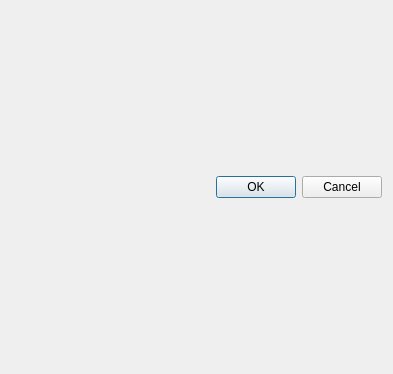
<?xml version="1.0" encoding="UTF-8"?>
<ui version="4.0">
 <class>SelectPartyDlg</class>
 <widget class="QDialog" name="SelectPartyDlg">
  <property name="geometry">
   <rect>
    <x>0</x>
    <y>0</y>
    <width>393</width>
    <height>374</height>
   </rect>
  </property>
  <property name="windowTitle">
   <string>Выбор субъекта</string>
  </property>
  <property name="windowIcon">
   <iconset theme="Team"/>
  </property>
  <layout class="QVBoxLayout" name="verticalLayout">
   <item>
    <widget class="QDialogButtonBox" name="buttonBox">
     <property name="orientation">
      <enum>Qt::Horizontal</enum>
     </property>
     <property name="standardButtons">
      <set>QDialogButtonBox::Cancel|QDialogButtonBox::Ok</set>
     </property>
    </widget>
   </item>
  </layout>
 </widget>
 <resources/>
 <connections>
  <connection>
   <sender>buttonBox</sender>
   <signal>accepted()</signal>
   <receiver>SelectPartyDlg</receiver>
   <slot>accept()</slot>
   <hints>
    <hint type="sourcelabel">
     <x>248</x>
     <y>254</y>
    </hint>
    <hint type="destinationlabel">
     <x>157</x>
     <y>274</y>
    </hint>
   </hints>
  </connection>
  <connection>
   <sender>buttonBox</sender>
   <signal>rejected()</signal>
   <receiver>SelectPartyDlg</receiver>
   <slot>reject()</slot>
   <hints>
    <hint type="sourcelabel">
     <x>316</x>
     <y>260</y>
    </hint>
    <hint type="destinationlabel">
     <x>286</x>
     <y>274</y>
    </hint>
   </hints>
  </connection>
 </connections>
</ui>
